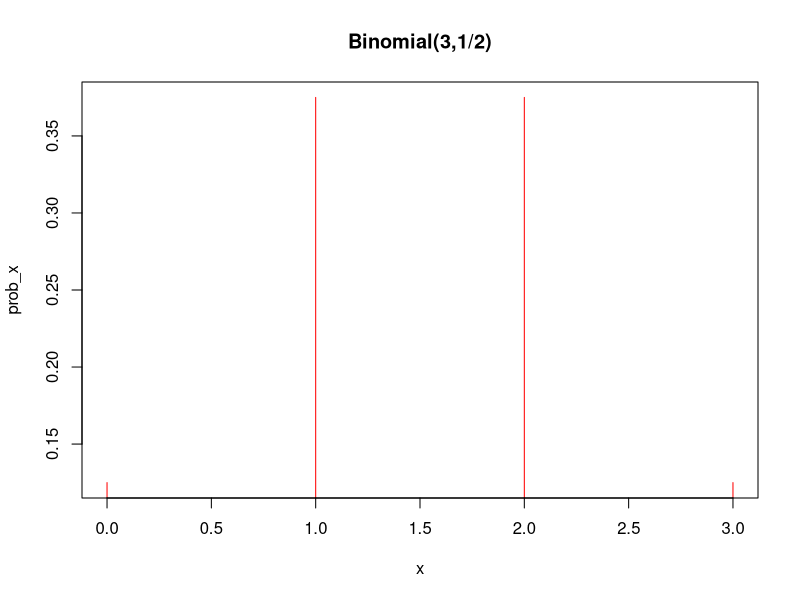
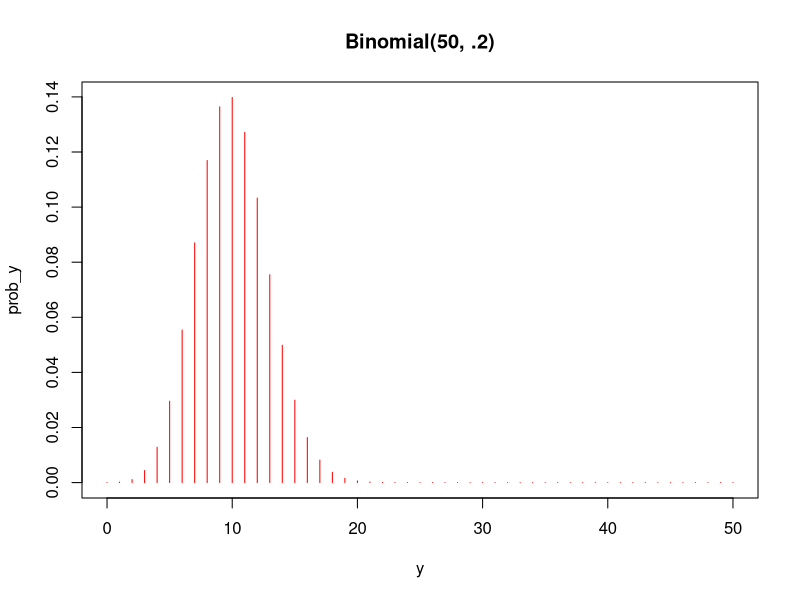
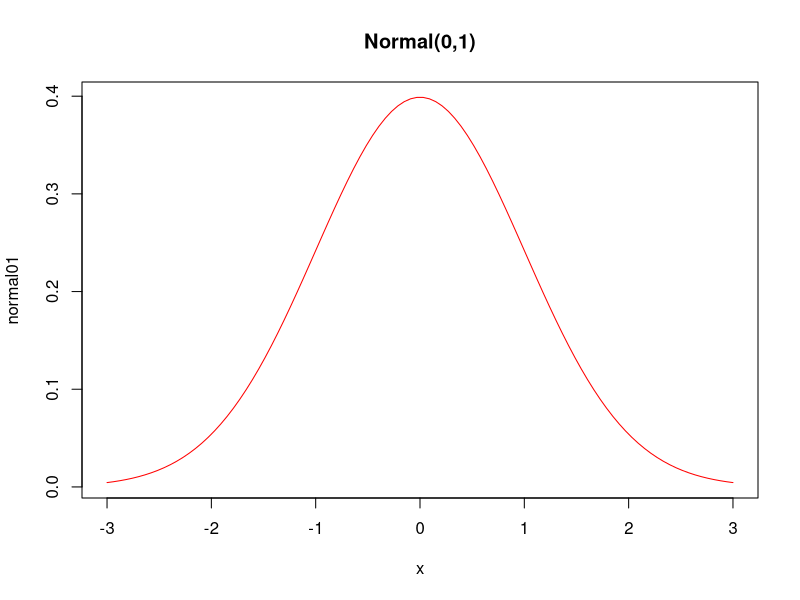
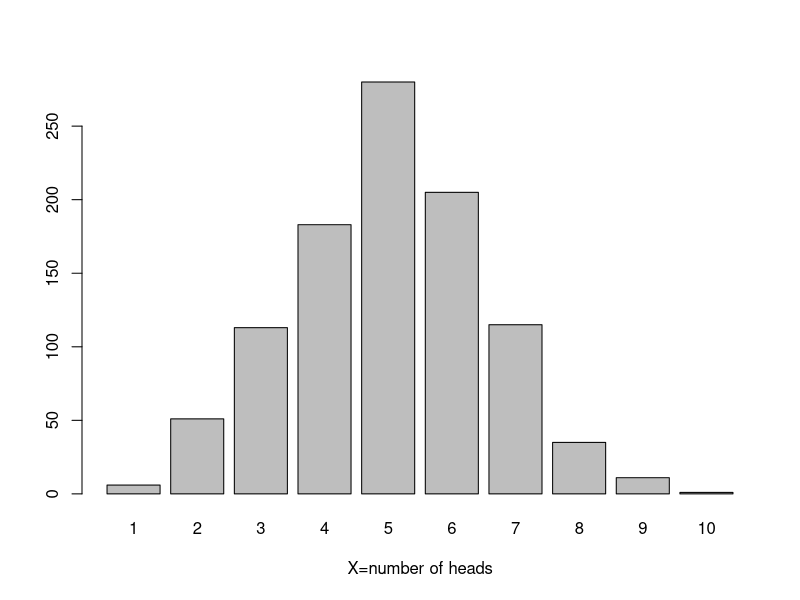

The R script that drew these images, in order:
## ---- chunk 1
dbinom(0, size=3, prob=1/2)
x <- seq(0, 3, by=1)
prob_x <- dbinom(x, size=3, prob=1/2)
cbind(x, prob_x)
plot(x, prob_x, type='h', col='red', main='Binomial(3,1/2)')
sum(x*prob_x)
y <- seq(0,50,by=1)
prob_y = dbinom(y,50,0.20)
plot(y, prob_y, type='h', col='red', main='Binomial(50, .2)')
x <- seq(-3, 3, length=100)
normal01 <- dnorm(x, mean=0, sd=1)
plot(x, normal01, type='l', col='red', main='Normal(0,1)')
rbinom(1, 10, prob=0.5)
binom_sample <- rbinom(1000, 10, prob=0.5)
table(binom_sample)
freq <- table(binom_sample)
barplot(freq, xlab = 'X=number of heads')
